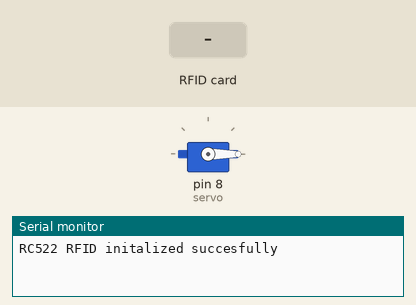
Recording of a sketch running on a simulated Arduino Uno, built with avr-gcc and run on an emulated ATmega328P. On the bench: servo, the last lines printed to the serial monitor. The inputs (shaded band) are chosen by the test bench.

Above: at 1.2 s.
1.3 s: RFID card 3B 77 34 0B held to the reader
At 2.5 s:
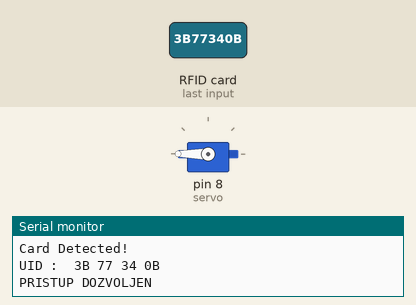
2.8 s: RFID card 5E 7A 19 C4 held to the reader
Timing chart, 0 to 5.8 s (numbered marks = the images above; inputs shaded):
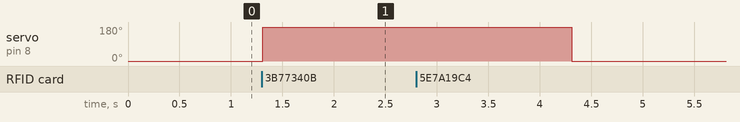

The sketch:

sketch_jul7b.ino
```cpp
#include <Servo.h>
#include <MFRC522.h>
#include <SPI.h>

#define NSS_PIN 10
#define RST_PIN 9

Servo servo;

MFRC522 rfid(NSS_PIN, RST_PIN);

const byte NUMBER_OF_ALLOWED_CARDS = 1;

byte sacuvaniUID[NUMBER_OF_ALLOWED_CARDS][4] = {
  {0x3B, 0x77, 0x34, 0x0B}
};

void setup() {
  // put your setup code here, to run once:
  Serial.begin(9600);
  servo.attach(8);
  servo.write(0);

  while (!Serial);

  SPI.begin();
  rfid.PCD_Init();

  Serial.println("RC522 RFID initalized succesfully");

}

void loop() {
  // put your main code here, to run repeatedly:
  if(!rfid.PICC_IsNewCardPresent() || !rfid.PICC_ReadCardSerial() ){
    return;
  }

  Serial.println("Card Detected!");

  Serial.print("UID : ");
  for(byte i = 0; i < rfid.uid.size; i++)
  {
    Serial.print(rfid.uid.uidByte[i] < 0x10 ?  " 0" : " ");
    Serial.print(rfid.uid.uidByte[i], HEX);
  }
  Serial.println();
  byte signal = 0;
  for(byte i = 0; i < NUMBER_OF_ALLOWED_CARDS; i++) {
    bool trenutnaMecuje = true;
    for(byte j = 0; j < 4; j++) {
      if(rfid.uid.uidByte[j] != sacuvaniUID[i][j]) {
        trenutnaMecuje = false;
        break;
      }
    }
    if(trenutnaMecuje) {
      signal = 1;
      break;
    }
  }

  if (signal == 1)
  {
    Serial.println("PRISTUP DOZVOLJEN");
    servo.write(180);
    delay(3000);
    servo.write(0);
  }
  else
  {
    Serial.println("PRISTUP ODBIJEN");
  }

  Serial.println();

  rfid.PICC_HaltA();
  delay(500);
  servo.write(0);
}
```

Measured:
- after the input at 1.3 s, servo on pin 8 (servo): 0° → 180° at once
